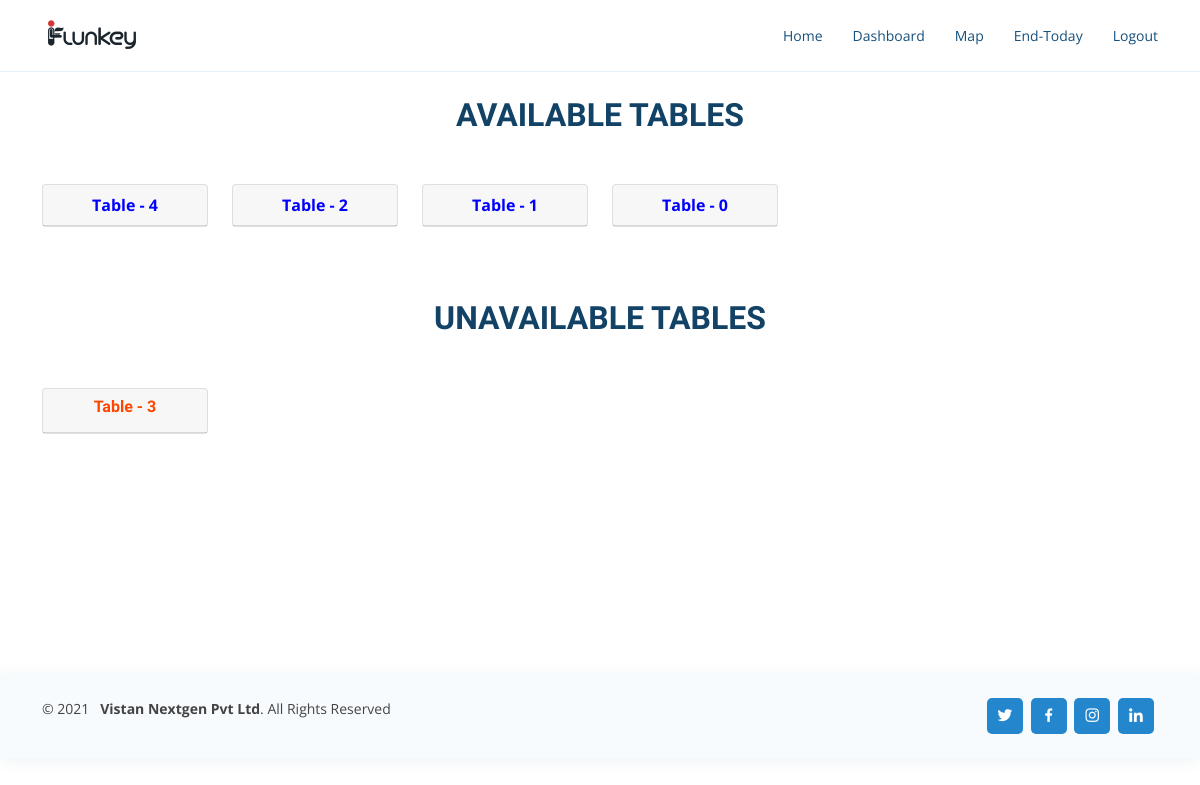
The page /tables (signed in) on the database as committed earlier.
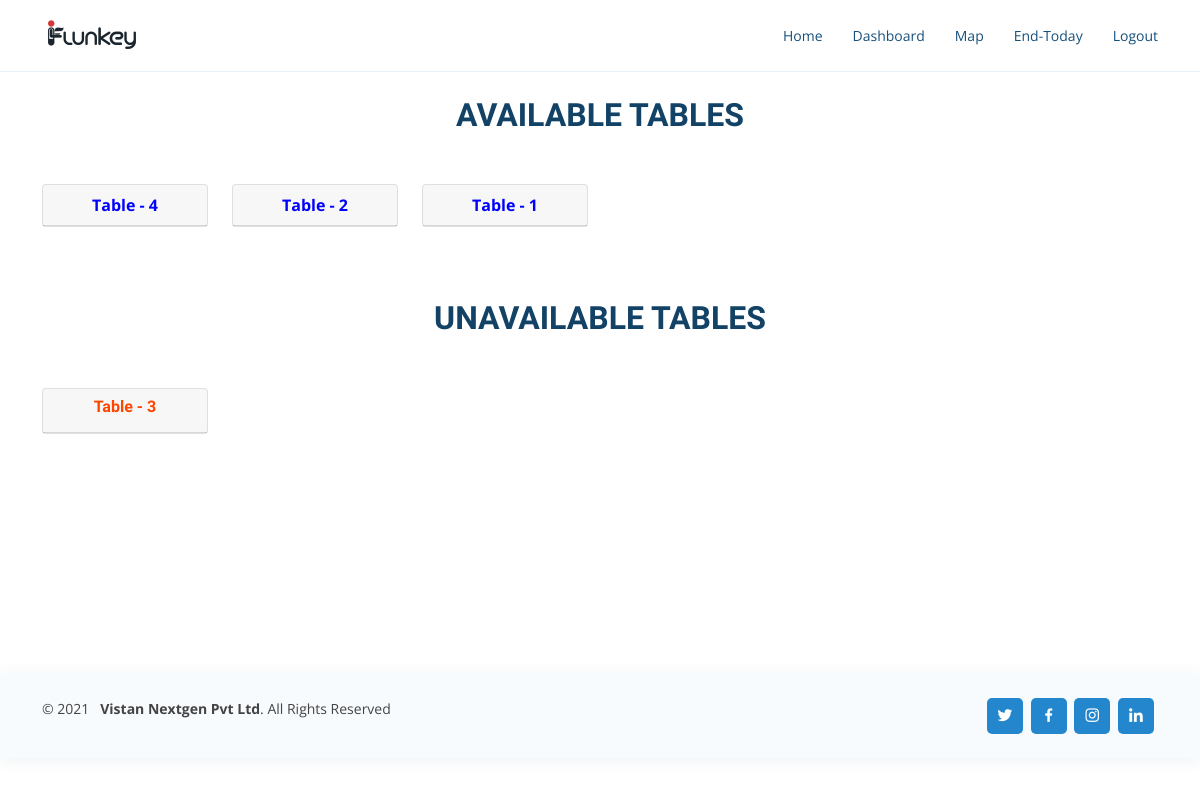
The same page on the database as committed later.
### api/models.py (models this page shows)
class Table(models.Model):
    table_number = models.IntegerField(unique = True)
    avialable = models.BooleanField(default = True)
    image = models.ImageField(upload_to = 'table_images', blank = True)
    created_at = models.DateTimeField(auto_now_add=True)
    class Meta:
        verbose_name = 'Table'
        verbose_name_plural = 'Tables'
        ordering = ('-table_number',)
    def __str__(self):
        return str(self.table_number)

### api/views.py (the view)
# urls.py: path('tables', views.DisplayTables, name = 'table'),
@login_required
def DisplayTables(request):
    t = Table.objects.filter(avialable = True)
    tn = Table.objects.filter(avialable = False)
    print(tn)
    return render(request, 'api/display-table.html', {'t':t, 'tn':tn})

### api/templates/api/display-table.html
{% extends 'api/base.html' %}
{% block content %}
<div class="container">
    <div class="section-title">
        <h2>Available Tables</h2>
    </div>
        <div class="row">
            {% for i in t%}
            <div class="col-sm-2">
                <div class="card">
                    <div class="card-header text-center">
                        <a style="color: blue;" href="{% url 'api:select-table' i.id %}"><b>Table - {{i.table_number}}</b></a>
                    </div>
                </div><br>
            </div>
            {% endfor %}
        </div>
</div><br><br>
{% if tn %}
<div class="container">
    <div class="section-title">
        <h2>Unavailable Tables</h2>
    </div>
        <div class="row">
            {% for i in tn %}
            <div class="col-sm-2">
                <div class="card">
                    <div class="card-header text-center">
                        <h6 class=""><b><span style="color: orangered;">Table - {{i.table_number}}</span></b></h6>
                    </div>
                </div><br>
            </div>
            {% endfor %}
        </div>
</div><br><br>
{% endif %}
<br><br><br>
{% endblock %}

Rows that differ between the two databases and show on the page:
removed Table: table_number "0", shown under "AVAILABLE TABLES"
